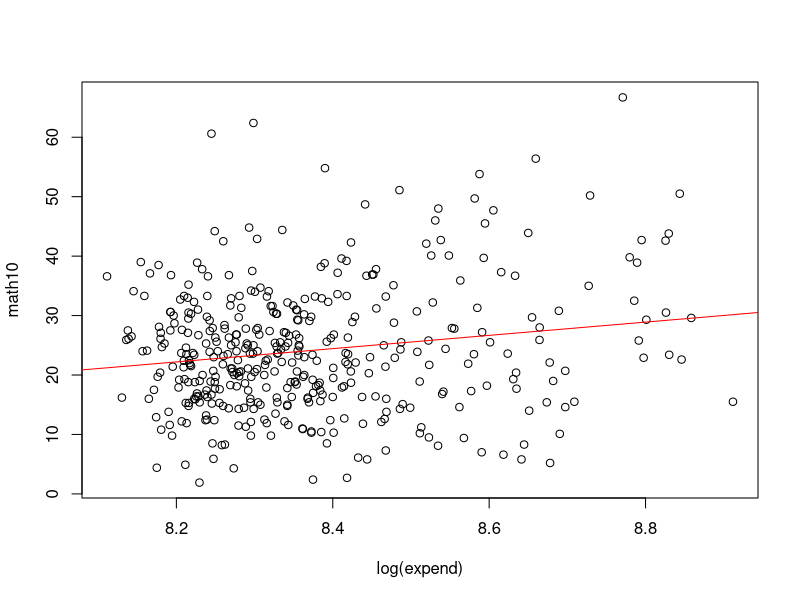

R code for this plot:
setwd("C:/Users/Asus/Documents/Econometric File R")
data = read.csv("wage2.csv")
attach(data)

#Problem set 2 Question 1 
#1.A
mean(IQ)
mean(wage)
sd(IQ)
#1.B
ols_result = lm(wage ~ IQ, data = data)  
summary(ols_result)
#1.C
ols_result2 = lm(log(wage) ~ IQ, data = data)  
summary(ols_result2)

#Problem set 2 Question 
setwd("C:/Users/Asus/Documents/Econometric File R")
meap93 = read.csv("meap93.csv")
attach(meap93)

#2(A)
ols_result1 = lm(math10 ~ expend,data = meap93)
summary(ols_result1)

#2(d)
ols_result2 = lm(math10 ~ log(expend),data = meap93)
summary(ols_result2)

#2(g)
plot(log(expend),math10)
abline(ols_result2, col = "red") 

max(math10)
